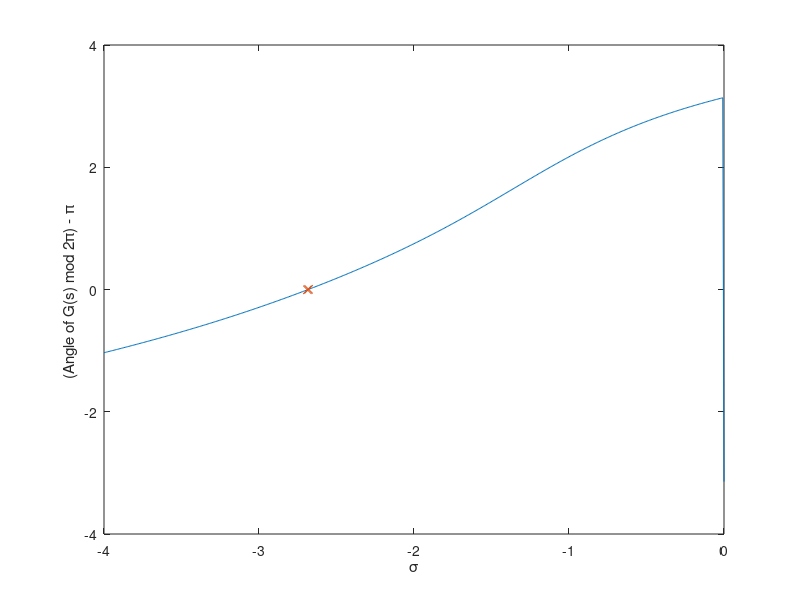
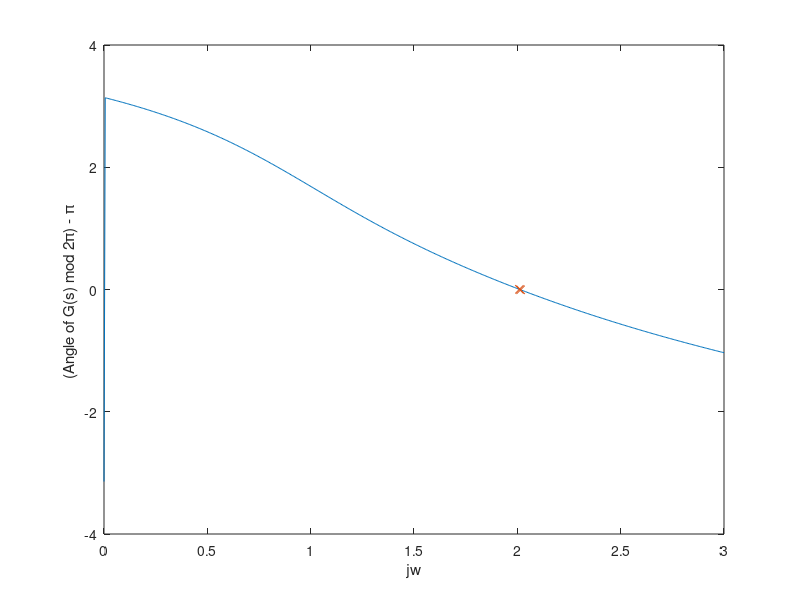

Recreate these plots in MATLAB, in order.
clc; clear all; close all;
%% part b)
%% finding the agle which corresponds for zeta = 0.8
theta = pi - acos(0.8);
r = 0:0.01:5;
s = r .* e^(theta*j);

function [g_values] = g(s)
  g_values = (s + 6) ./ ((s + 2) .* (s + 4) .* (s + 7) .* (s + 8));
endfunction

%% finding the angle of G(s) and checking the point which it is closer to pi
ang = angle(g(s));  # (s + 6) ./ ((s + 2) .* (s + 4) .* (s + 7) .* (s + 8)));
ang_mod = mod(ang, 2 * pi) - pi;
s_dom_poles_index = ang_mod < 0.01 & ang_mod > -0.01;
s_dom_poles = s(s_dom_poles_index);

%% plotting the remainder of mod with respect to s, finding the odd multiple of pi radians
figure(1)
plot(real(s), ang_mod)
hold on
plot(real(s)(s_dom_poles_index), ang_mod(s_dom_poles_index), 'x')
xlabel('\sigma')
ylabel('(Angle of G(s) mod 2\pi) - \pi ')
figure(2)
plot(imag(s), ang_mod)
hold on
plot(imag(s)(s_dom_poles_index), ang_mod(s_dom_poles_index), 'x')
xlabel('jw')
ylabel('(Angle of G(s) mod 2\pi) - \pi ')

fprintf('The position of the dominant poles are in the vicinity of s = %f + %fj and its conjugate\n',...
 real(s_dom_poles(1)), imag(s_dom_poles(1)));

%% part c)
%% finding the value of K
s_dom_poles = s_dom_poles(1);
K = 1 / abs(g(s_dom_poles));

%% part d)
%% finding the location of the compensator pole 
T_s = 1;

%% finding the coordinate of the dominant pole when compansated
real_s_c = - 4 / T_s;               % real part of the dom poles
imag_s_c = real_s_c * tan(theta);   % imaginary part of the dom poles
s_c = real_s_c + 1j*imag_s_c;

% sum of all angles of G(s) with the addition of the compensating zero
ang_to_s_c = angle(g(s_c)*(s_c + 4.5)); 

% the angle of the compensating pole to the root locus point that we are interested in
ang_comp_pole = mod(ang_to_s_c, 2*pi) - pi;

% the position of the pole
comp_pole = - (4  + imag_s_c / tan(ang_comp_pole));
fprintf('The position of the compensator pole is at s=%f\n', comp_pole);

%% finding the value of K for the root locus point we are interested in
K = 1 / abs(g(s_c) * (s_c + 4.5) / (s_c - comp_pole));
fprintf('The value of K is %f\n', K);
